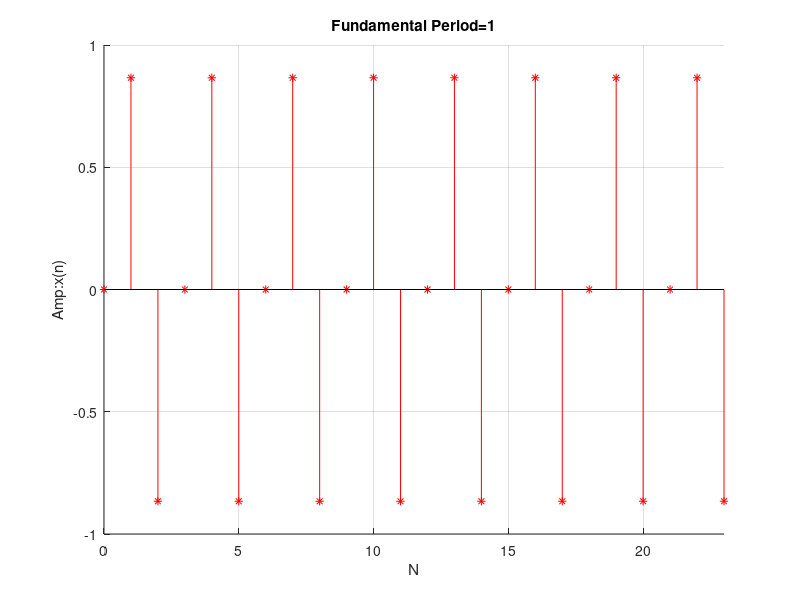
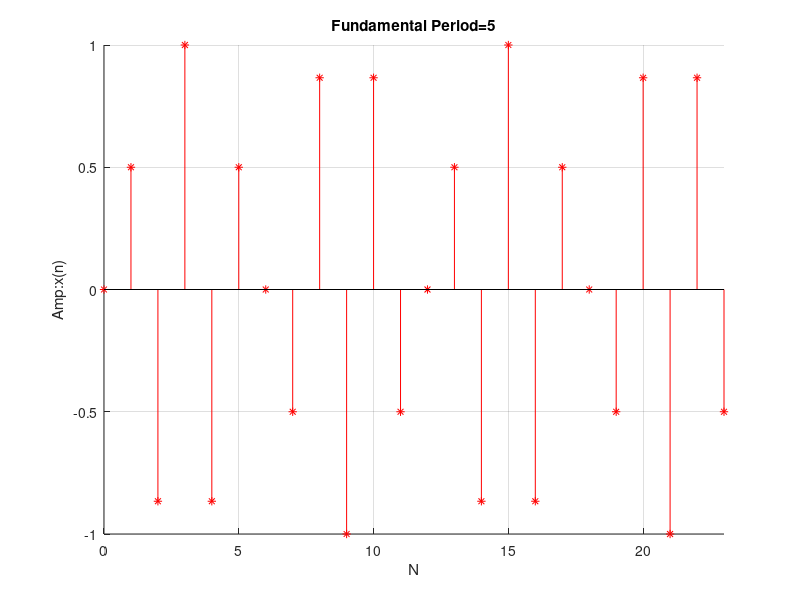
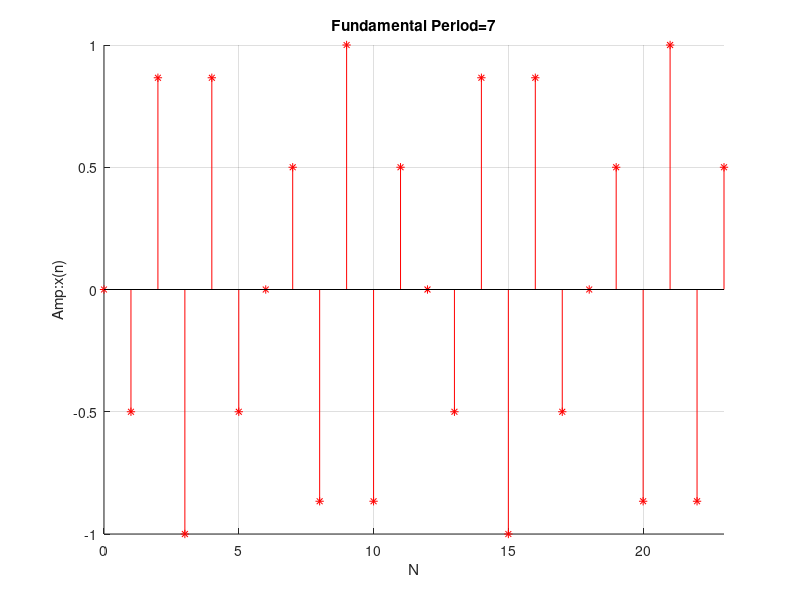
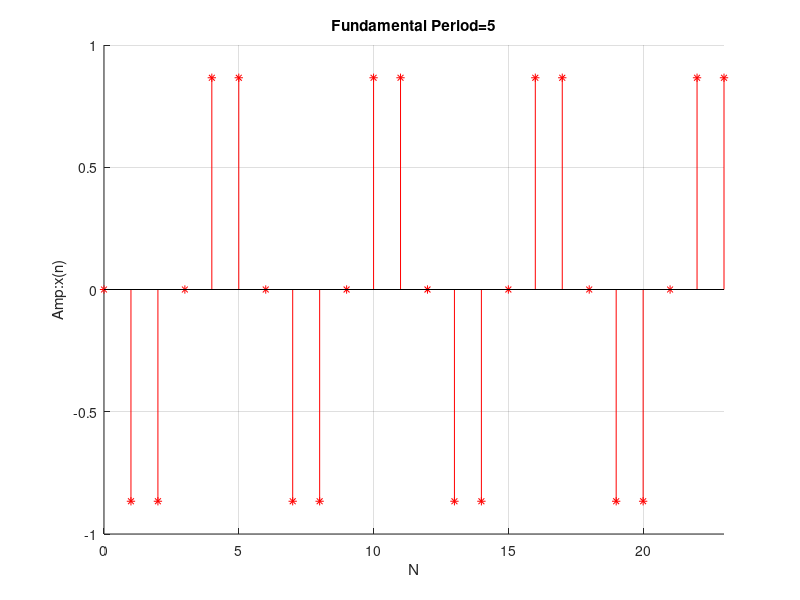

Recreate these plots in MATLAB, in order.
% MATLAB HEADER
% Joseph Almeida
% CECS 463 SOC II Sp18
% Assignment #1 Due: 1/31/2018
clc; clear all; close all; format compact;
fprintf('Lab 1 -- Simple Signals \n');
str=datestr(now); fprintf('Matlab Time Stamp: %s\n',str);

%% Problem 1
%Fig 1
N=12; M=4; n=[0:1:2*N-1];
[P,Q]=rat(M/N);
x=sin((2*pi*M*n)/N);
figure(1); hold on; grid on;
axis([0,n(end),-1,1]); xlabel('N'); ylabel('Amp:x(n)')
stem(n,x,'r*');
str=sprintf('Fundamental Period=%d',P); title(str);

%Fig 2
N=12; M=5; n=[0:1:2*N-1];
[P,Q]=rat(M/N);
x=sin((2*pi*M*n)/N);
figure(2); hold on; grid on;
axis([0,n(end),-1,1]); xlabel('N'); ylabel('Amp:x(n)')
stem(n,x,'r*');
str=sprintf('Fundamental Period=%d',P); title(str);

%Fig 3
N=12; M=7; n=[0:1:2*N-1];
[P,Q]=rat(M/N);
x=sin((2*pi*M*n)/N);
figure(3); hold on; grid on;
axis([0,n(end),-1,1]); xlabel('N'); ylabel('Amp:x(n)')
stem(n,x,'r*');
str=sprintf('Fundamental Period=%d',P); title(str);

%Fig 4
N=12; M=10; n=[0:1:2*N-1]; 
[P,Q]=rat(M/N);
x=sin((2*pi*M*n)/N);
figure(4); hold on; grid on;
axis([0,n(end),-1,1]); xlabel('N'); ylabel('Amp:x(n)')
stem(n,x,'r*');
str=sprintf('Fundamental Period=%d',P); title(str);

%Fig 5
N=12; M=15; n=[0:1:2*M-1]; 
[P,Q]=rat(M/N);
x=sin((2*pi*M*n)/N);
figure(5); hold on; grid on;
axis([0,n(end),-1,1]); xlabel('N'); ylabel('Amp:x(n)')
stem(n,x,'r*');
str=sprintf('Fundamental Period=%d',P); title(str);

%% Problem 2
n=0:1:9; k=1;w=2*pi*k/5;
x=sin(w*n);
figure(6); hold on; grid on;
subplot(2,2,1); stem(n,x);
xlabel('n'); ylabel('x[n]');
str=sprintf('x1(n)=sin(%2.2f*n)',w/pi);
title(str);

n=0:1:9; k=2; w=2*pi*k/5;
x=sin(w*n);
figure(6); hold on; grid on;
subplot(2,2,2); stem(n,x);
xlabel('n'); ylabel('x[n]');
str=sprintf('x2(n)=sin(%2.2f*n)',w/pi);
title(str);

n=0:1:9; k=4; w=2*pi*k/5;
x=sin(w*n);
figure(6); hold on; grid on;
subplot(2,2,3); stem(n,x);
xlabel('n'); ylabel('x[n]');
str=sprintf('x3(n)=sin(%2.2f*n)',w/pi);
title(str);

n=0:1:9; k=6; w=2*pi*k/5;
x=sin(w*n);
figure(6); hold on; grid on;
subplot(2,2,4); stem(n,x);
xlabel('n'); ylabel('x[n]');
str=sprintf('x4(n)=sin(%2.2f*n)',w/pi);
title(str);

%% Problem 3
N=6; 
figure(7);
n=linspace(0,71);
T1=N; T2=(2*N/3); L=lcm(T1,T2);
x1=cos(2*pi*n/N)+2*cos(3*pi*n/N);
plot(n,x1);
str=sprintf('x1(n)=cos(2*(pi)*n/%d + 2*cos(3*(pi)*n/%d, Period=%d',T1,T2,L);
title(str);

figure(8);
T3=round(N*pi); T4=round(2*N*pi/3); L=lcm(T3,T4); n=0:12*N-1;
x2=2*cos(2*pi*n/T3)+cos(2*pi*n/T4);
stem(n,x2); xlabel('N'); ylabel('Amplitude');
str=sprintf('x2(n)=cos(2*(pi)*n/%d + 2*cos(2*(pi)*n/%d, Period=%d',T3,T4,L);
title(str);

figure(9);
n=linspace(0,50);
T5=(N); T6=round(4*N/5); L=lcm(T5,T6);
x3=cos(2*pi*n/N)+3*sin((5*pi*n)/2*N);
plot(n,x3);
str=sprintf('x3(n)=cos(2*(pi)*n/%d + 3*sin(5*(pi)*n/%d, Period=%d',T5,T6,L);
title(str);
%% Problem 4
n=0:31; 
x1=sin(pi*n/4).*cos(pi*n/4); figure(10);
stem(n,x1); grid on;
xlabel('n'); ylabel('x1(n)');
str=sprintf('Plot 1'); title(str);

x2=cos((pi*n)/4).^2;
figure(11); hold on; grid on;
stem(n,x2); xlabel('n'); ylabel('x2(n)');
str=sprintf('Plot 2'); title(str);
 
x3=sin((pi*n)/4).*cos((pi*n)/8);
figure(12); hold on; grid on;
stem(n,x3); xlabel('n'); ylabel('x3(n)');
str=sprintf('Plot 3'); title(str);

%% Problem 5
n=0:100; x1=sin(n); x2=sin(n*pi);
figure(13);
subplot(2,1,1); stem(n,x1+x2);
str=sprintf('x(n)=sin(n)+sin(pi*n)'); title(str);

subplot(2,1,2); stem(n,x1.*x2);
str=sprintf('x(n)=sin(n)*sin(pi*n)'); title(str);